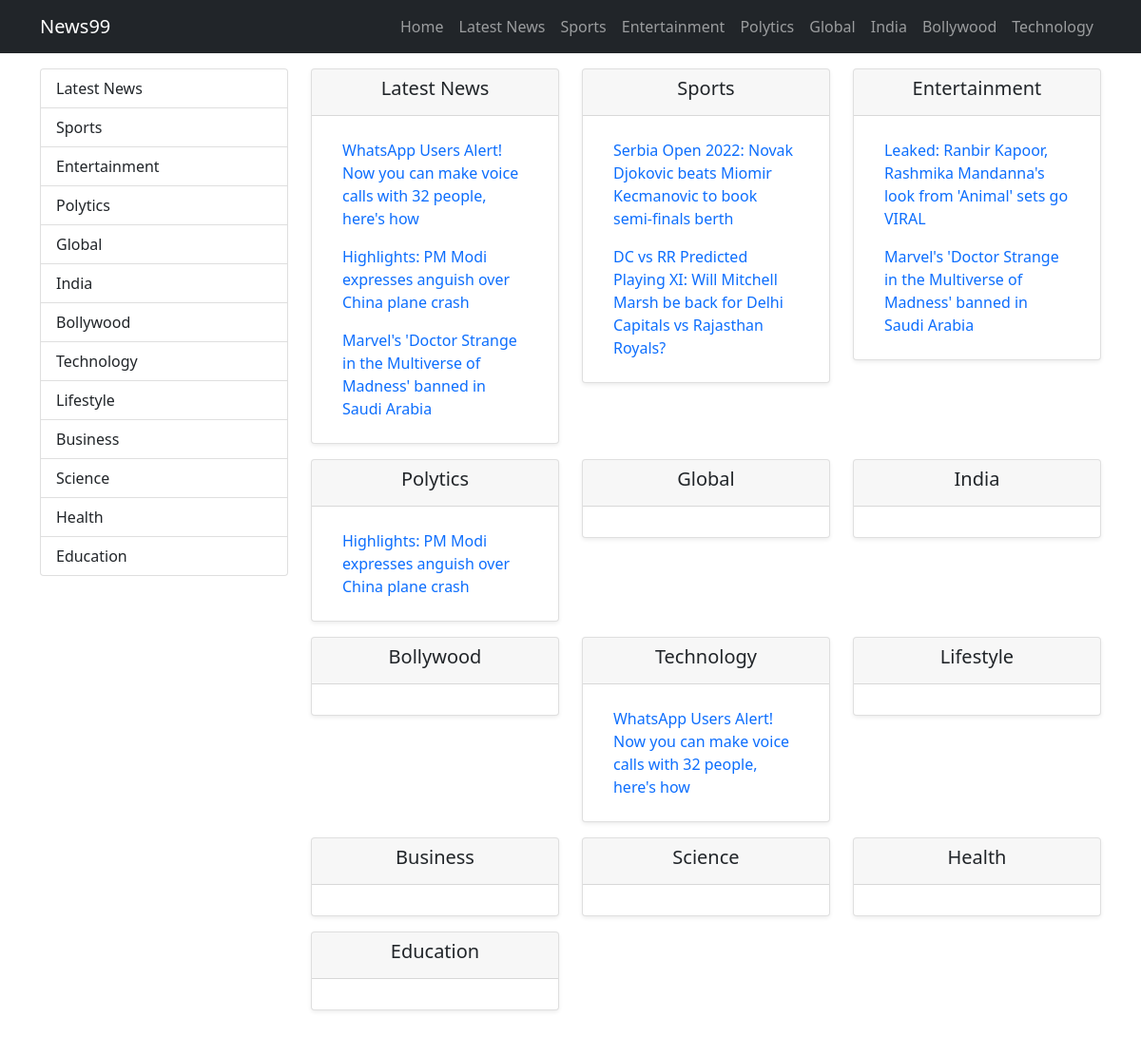
The page / on the database its author committed.
### article/models.py (models this page shows, shortened)
class Category(models.Model):
    name = models.CharField(max_length=100)
    slug = models.SlugField(max_length=100)
    status = models.BooleanField(default=True)

class News(models.Model):
    title = models.CharField(max_length=200)
    description = models.TextField()
    category = models.ForeignKey('Category', default=1, on_delete=models.CASCADE, blank=True)
    doc = models.DateField(auto_now_add=True)
    slug = models.SlugField(max_length=100)
    status = models.BooleanField(default=True)
    author = models.CharField(max_length=100)

### article/views.py (the view)
# urls.py: path("", HomeView.as_view(), name="homepage"),
class HomeView(View):
    def get(self, request):
        return render(request, 'home.html', {
            'categories': Category.objects.filter(status=True),
            'newses': News.objects.filter(status=True),
            'nav_cats': Category.objects.filter(status=True)[0:7],
            'latest_news': News.objects.filter(status=True).order_by('-id')[0:3]
        })

### article/templates/home.html
{% extends "base.html" %}
{% block content %}
    <div class="col-lg-3">
        <div class="list-group">
            <a href="" class="list-group-item list-group-item-action">Latest News</a>
            {% for category in categories %}
            <a href="{% url 'category' category.slug %}" class="list-group-item list-group-item-action">{{category.name}}</a>
            {% endfor %}
        </div>
    </div>
    <div class="col-lg-9">
        <div class="row">
            <div class="col-lg-4">
                <div class="card mb-3 shadow-sm shadow">
                    <div class="card-header">
                        <h4 class="text-center h5">Latest News</h4>
                    </div>
                    <div class="card-body">
                        {% for l_news in latest_news %}
                            <a href="{% url 'news' l_news.slug %}" class="nav-link">{{l_news.title}}</a>
                        {% endfor %}
                    </div>
                </div>
            </div>
            {% for category in categories %}
            <div class="col-lg-4">
                <div class="card mb-3 shadow-sm shadow">
                    <div class="card-header">
                        <h4 class="text-center h5">{{category.name}}</h4>
                    </div>
                    <div class="card-body">
                        {% for news in category.news_set.all|slice:":-4" %}
                            <a href="{% url 'news' news.slug %}" class="nav-link">{{news.title}}</a>
                        {% endfor %}
                    </div>
                </div>
            </div>
            {% endfor %}
        </div>
    </div>
{% endblock content %}

### article/templates/base.html (shortened to what this page needs)
<!DOCTYPE html>
<html lang="en">
<head>
    <link href="https://cdn.jsdelivr.net/npm/bootstrap@5.1.3/dist/css/bootstrap.min.css" rel="stylesheet">
</head>
<body>
    <nav class="navbar sticky-top navbar-expand-lg bg-dark navbar-dark">
        <div class="container">
            <a href="{% url 'homepage'%}" class="navbar-brand">News99</a>
            <ul class="navbar-nav">
                <li class="nav-item">
                    <a href="{% url 'homepage'%}" class="nav-link">Home</a>
                </li>
                <li class="nav-item">
                    <a href="" class="nav-link">Latest News</a>
                </li>
                {% for nav_cat in nav_cats %}
                <li class="nav-item">
                    <a href="{% url 'category' nav_cat.slug %}" class="nav-link">{{nav_cat.name}}</a>
                </li>
                {% endfor %}
            </ul>
        </div>
    </nav>
    <div class="container">
        <div class="row my-3">
            {% block content %}{% endblock content %}
        </div>
    </div>
</body>
</html>

### rows shown on the page
Category: name "Sports"
Category: name "Entertainment"
Category: name "Polytics"
Category: name "Global"
Category: name "India"
Category: name "Bollywood"
Category: name "Technology"
Category: name "Lifestyle"
Category: name "Business"
Category: name "Science"
Category: name "Health"
Category: name "Education"
News: title "WhatsApp Users Alert! Now you can make voice calls with 32 people, here's how"
News: title "Highlights: PM Modi expresses anguish over China plane crash"
News: title "Marvel's 'Doctor Strange in the Multiverse of Madness' banned in Saudi Arabia"
News: title "Serbia Open 2022: Novak Djokovic beats Miomir Kecmanovic to book semi-finals berth"
News: title "DC vs RR Predicted Playing XI: Will Mitchell Marsh be back for Delhi Capitals vs Rajasthan Royals?"
News: title "Leaked: Ranbir Kapoor, Rashmika Mandanna's look from 'Animal' sets go VIRAL"
